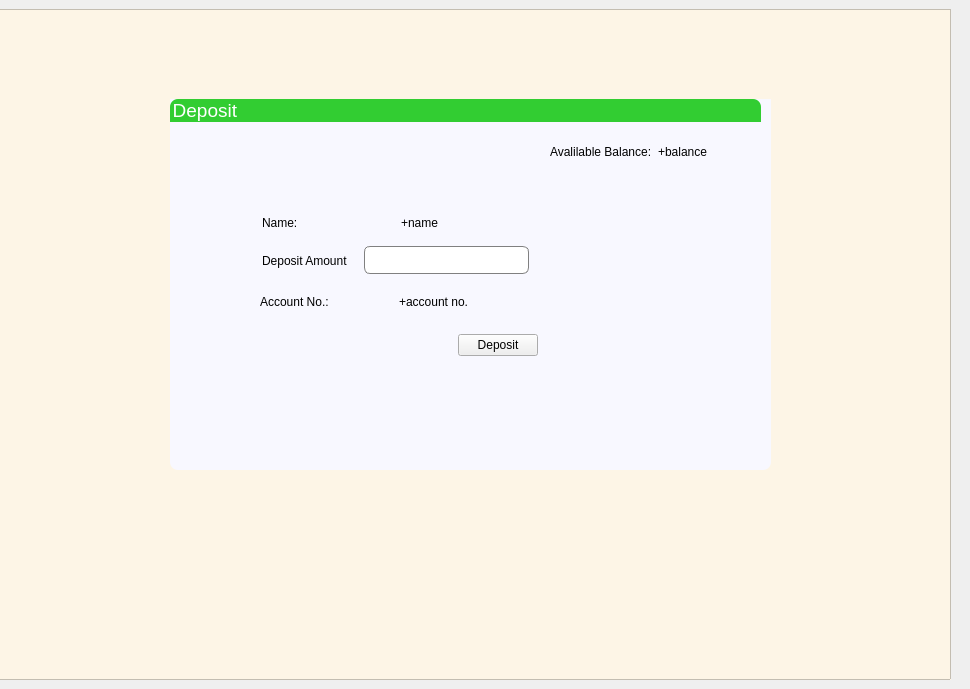
       <widget class="QWidget" name="page_deposit">
        <widget class="QFrame" name="frame_7">
         <property name="geometry">
          <rect>
           <x>-10</x>
           <y>9</y>
           <width>961</width>
           <height>671</height>
          </rect>
         </property>
         <property name="styleSheet">
          <string notr="true">QFrame{
background-color: oldlace;
font-family: helvetica;
}

.QLineEdit{
	border: 1px solid gray;
	border-radius: 6px;
	padding: 5px 12px 5px 12px;
	font-family: helvetica;
}        

.QGroupBox::title{
	background-color: limegreen;
	border-top-left-radius: 8px;
	border-top-right-radius: 8px;
	color: white;
}


.QGroupBox{
	background-color: ghostwhite;
	border-bottom-left-radius: 8px;
	border-bottom-right-radius: 8px;
	color: white;
}



.QLabel{
	background-color: ghostwhite;
	}</string>
         </property>
         <property name="frameShape">
          <enum>QFrame::StyledPanel</enum>
         </property>
         <property name="frameShadow">
          <enum>QFrame::Raised</enum>
         </property>
         <widget class="QGroupBox" name="groupBox_4">
          <property name="geometry">
           <rect>
            <x>180</x>
            <y>90</y>
            <width>601</width>
            <height>371</height>
           </rect>
          </property>
          <property name="font">
           <font>
            <family>helvetica</family>
            <pointsize>14</pointsize>
           </font>
          </property>
          <property name="title">
           <string>Deposit                                                                                                   </string>
          </property>
          <widget class="QWidget" name="layoutWidget_3">
           <property name="geometry">
            <rect>
             <x>92</x>
             <y>111</y>
             <width>271</width>
             <height>25</height>
            </rect>
           </property>
           <layout class="QHBoxLayout" name="horizontalLayout_27">
            <property name="spacing">
             <number>6</number>
            </property>
            <item>
             <widget class="QLabel" name="label_name_">
              <property name="text">
               <string>Name: </string>
              </property>
             </widget>
            </item>
            <item>
             <widget class="QLabel" name="label_show_name">
              <property name="text">
               <string>+name</string>
              </property>
             </widget>
            </item>
           </layout>
          </widget>
          <widget class="QWidget" name="layoutWidget_5">
           <property name="geometry">
            <rect>
             <x>90</x>
             <y>190</y>
             <width>271</width>
             <height>25</height>
            </rect>
           </property>
           <layout class="QHBoxLayout" name="horizontalLayout_3">
            <item>
             <widget class="QLabel" name="label__accn">
              <property name="text">
               <string>Account No.:</string>
              </property>
             </widget>
            </item>
            <item>
             <widget class="QLabel" name="label_show_accn">
              <property name="text">
               <string>+account no.</string>
              </property>
             </widget>
            </item>
           </layout>
          </widget>
          <widget class="QWidget" name="layoutWidget_10">
           <property name="geometry">
            <rect>
             <x>92</x>
             <y>142</y>
             <width>267</width>
             <height>39</height>
            </rect>
           </property>
           <layout class="QHBoxLayout" name="horizontalLayout_39">
            <property name="spacing">
             <number>16</number>
            </property>
            <item>
             <widget class="QLabel" name="label__deposit_3">
              <property name="text">
               <string>Deposit Amount</string>
              </property>
             </widget>
            </item>
            <item>
             <widget class="QLineEdit" name="lineEdit_deposit_3"/>
            </item>
           </layout>
          </widget>
          <widget class="QWidget" name="layoutWidget_45">
           <property name="geometry">
            <rect>
             <x>380</x>
             <y>40</y>
             <width>201</width>
             <height>25</height>
            </rect>
           </property>
           <layout class="QHBoxLayout" name="horizontalLayout_40">
            <item>
             <widget class="QLabel" name="label_balance_11">
              <property name="text">
               <string>Avalilable Balance:</string>
              </property>
             </widget>
            </item>
            <item>
             <widget class="QLabel" name="label_show_balance_11">
              <property name="text">
               <string>+balance</string>
              </property>
             </widget>
            </item>
           </layout>
          </widget>
          <widget class="QWidget" name="layoutWidget">
           <property name="geometry">
            <rect>
             <x>240</x>
             <y>230</y>
             <width>128</width>
             <height>33</height>
            </rect>
           </property>
           <layout class="QHBoxLayout" name="horizontalLayout_41">
            <item>
             <spacer name="horizontalSpacer">
              <property name="orientation">
               <enum>Qt::Horizontal</enum>
              </property>
              <property name="sizeHint" stdset="0">
               <size>
                <width>40</width>
                <height>20</height>
               </size>
              </property>
             </spacer>
            </item>
            <item>
             <widget class="QPushButton" name="pushButton_depos">
              <property name="cursor">
               <cursorShape>PointingHandCursor</cursorShape>
              </property>
              <property name="text">
               <string>Deposit</string>
              </property>
             </widget>
            </item>
           </layout>
          </widget>
         </widget>
        </widget>
       </widget>
